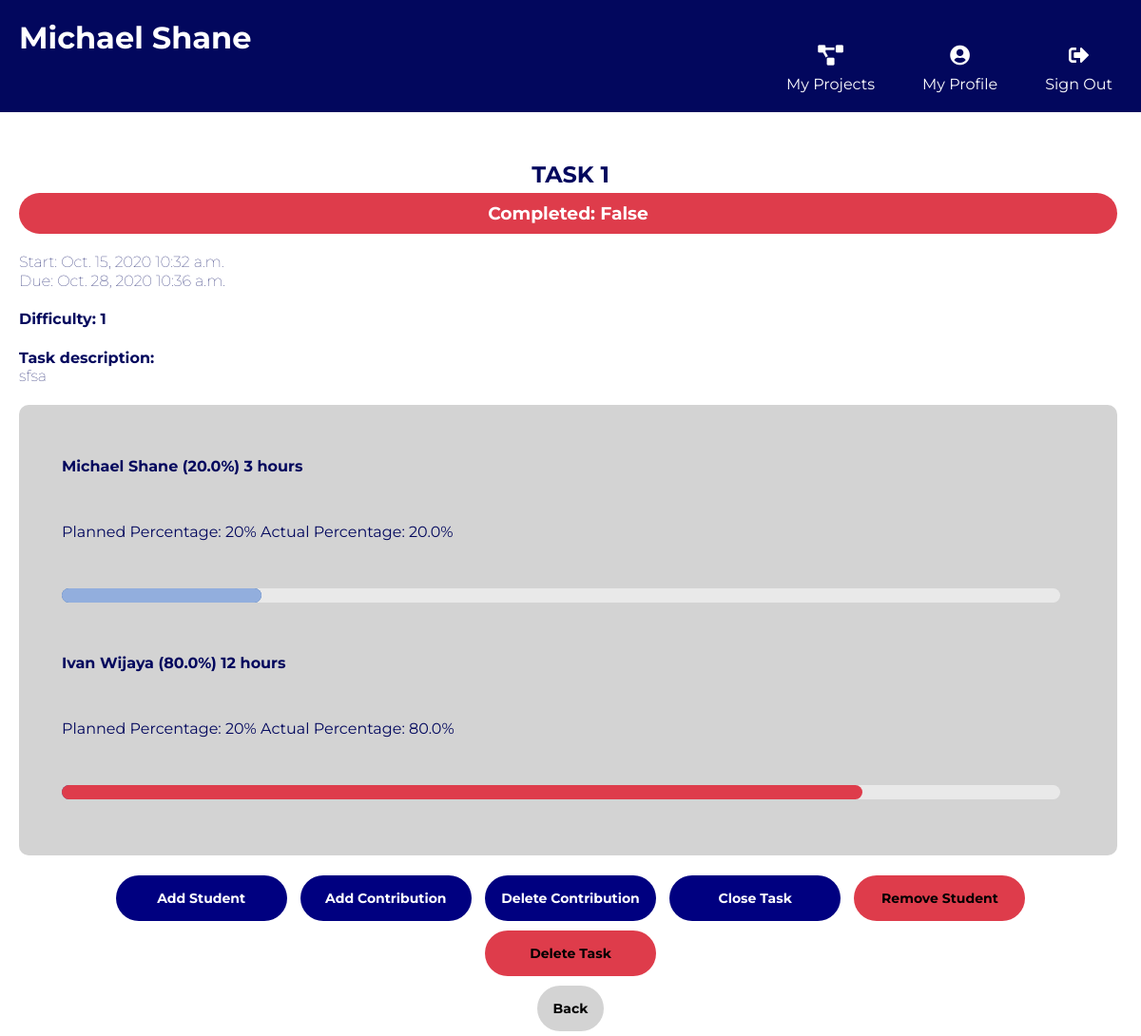
The app's page /dashboard/task-info/9/ (signed in) with its own data.
### projects/models.py (models this page shows, shortened)
class Task(models.Model):
    taskname = models.CharField(max_length=50)
    taskdesc = models.TextField(max_length=500)
    sourceproject = models.ForeignKey(Project, default=None, on_delete=models.CASCADE)
    task_done = models.BooleanField(default=False)
    start_date = models.DateField(default=None)
    start_time = models.TimeField(default=None)
    due_date = models.DateField(default=None)
    due_time = models.TimeField(default=None)
    difficulty = models.PositiveIntegerField(default=1)
    class Meta:
        verbose_name = "Task"
    def __str__(self):
        return str(self.taskname)

### projects/views.py (the view)
# urls.py: path('dashboard/task-info/<int:task>/', project_views.task_info, name='task-info'),
@login_required(login_url="/signin")
def task_info(response, task):
    members = []
    planned_prop = []
    prop = []
    plan = []
    time_percent = []
    time = []
    task = Task.objects.filter(pk=task)[0]
    project = task.sourceproject
    task_members = TaskStudents.objects.filter(task_id=task.id).values_list('student_id')
    try:
        TaskStudents.objects.get(task_id=task.id, student=response.user.id)
        isMember = True
    except ObjectDoesNotExist:
        isMember = False
    tasks = TaskStudents.objects.filter(task_id=task.id)
    task_time = []
    total_tasktime = 0
    planned_percent = []  # planned percent for each student
    for t in tasks:
        if t.task.sourceproject == project:
            planned_percent.append(t.plan_percent)
            task_time.append(t.time)
    for i in range(len(task_time)):
        total_tasktime += int(str(task_time[i]))
    for i in range(len(task_members)):
        if total_tasktime > 0:
            memberProportion = round(int(str(task_time[i])) / total_tasktime * 100, 2)
            memberPlannedProportion = round(planned_percent[i], 2)
            time_percent.append(
                round(TaskStudents.objects.get(student_id=task_members[i], task=task).time / total_tasktime * 100, 2))
        else:
            memberPlannedProportion = round(planned_percent[i], 2)
            memberProportion = 0
            time_percent.append(0)
        prop.append(memberProportion)
        planned_prop.append(memberPlannedProportion)
        members.append(
            str(User.objects.get(id=task_members[i][0]).get_full_name()) +
            " (" + str(memberProportion) + "%)")
        plan.append(TaskStudents.objects.get(student_id=task_members[i], task=task).plan_percent)
        time.append(TaskStudents.objects.get(student_id=task_members[i], task=task).time)
    data = zip(members, prop, planned_prop, plan, time, time_percent)
    arg = {
        "FullName": response.user.get_full_name,
        "Task": task,
        "Size": range(len(task_members)),
        "Data": data,
        "checkTeacher": response.user.is_staff,
        "inTask": isMember
    }
    response.session['project_id'] = str(task.sourceproject)
    response.session['task'] = task.id
    if task.task_done:
        arg['button_display'] = "none"
    else:
        arg['button_display'] = "block"
    r = close_task(response, task.id)
    if r:
        return redirect('/dashboard/task-info/' + str(task.id) + '/')
    s = delete_task(response, task.id)
    if s:
        return redirect('/dashboard/project-info/' + str(project.id) + '/')
    arg['Project'] = project.id
    return render(response, 'TaskInfo.html', arg)

### projects/models.py (called while the page is built)
    def __str__(self):
        return str(self.title)

### projects/views.py (called while the page is built)
@login_required(login_url="/signin")
def close_task(response, task):
    task = Task.objects.filter(pk=task)[0]
    curr = Task.objects.filter(id=task.id)[0]
    retVal = False
    if response.method == 'GET':
        if response.GET.get('yesbtn'):
            curr.completed()
            curr.save()
            retVal = True
    return retVal

@login_required(login_url="/signin")
def delete_task(response, task):
    task = Task.objects.filter(pk=task)[0]
    curr = Task.objects.filter(id=task.id)[0]
    retVal = False
    if response.method == 'GET':
        if response.GET.get('yesbtn1'):
            curr.delete()
            retVal = True
    return retVal

### projects/templates/TaskInfo.html (shortened to what this page needs)
<!DOCTYPE html>
<html lang="en">
{% extends 'newbase.html' %}
{% load static %}
{% block content %}
<body>
<link rel="stylesheet" type="text/css" href="{% static 'taskinfo/taskinfo.css' %}">
    <div class="container">
        <h2 class="task-name">{{ Task }}</h2>
        {% if Task.task_done == False %}
            <h3 id="complete" style="background-color: rgba(222, 60, 75, 1);"> Completed: {{ Task.task_done }} </h3>
        {% endif %}
        <h4 id="start"> Start: {{ Task.start_date }} {{ Task.start_time }}</h4>
        <h4 id="due"> Due: {{ Task.due_date }} {{ Task.due_time }}</h4>
        <h4> Difficulty: {{ Task.difficulty }}</h4>
        <h4> Task description: <br> <span style="font-weight:100;">{{ Task.taskdesc }}</span></h4>
        <div id="contribution">
        {% for mem, prop, planned_prop, plan, time, time_percent in Data %}
            <ul>
                <li id="mem"> {{ mem }} {{ time }} hours</li>
                <h7> Planned Percentage: {{ plan }}% </h7>
                <h7> Actual Percentage: {{ time_percent }}% </h7>
                <li id="percentBar">
                    {% if time_percent > plan %}
                        <div class="movingBar" style="width: calc(100% * {{prop}} / 105); max-width: 95%; background-color: rgba(222, 60, 75, 1);"></div>|
                    {% endif %}
                    {% if time_percent <= plan %}
                        <div class="movingBar" style="width: calc(100% * {{prop}} / 105);"></div>|
                    {% endif %}
                </li>
            </ul>
        {% endfor %}
        </div>
        {% if checkTeacher == False %}
        <div style="text-align: center;">
        <div id="buttons">
            <button id ="addContribution" onclick="location.href = '/dashboard/assign-members/'">
                Add Student
            </button>
            {% if  inTask == True %}
            <button id ="addContribution" onclick="location.href = '/dashboard/add-contribution/'">
                Add Contribution
            </button>
            <button id ="addContribution" onclick="location.href = '/dashboard/delete-contribution/'">
                Delete Contribution
            </button>
            {% endif %}
            <button id="closeTask">
                Close Task
            </button>
            <button id ="removeStudent" onclick="location.href = '/dashboard/delete-members/'">
                Remove Student
            </button>
            <button id="deleteTask">
                Delete Task
            </button>
        </div>
        </div>
        {% endif %}
        <form action = "{% url 'project-info' project=Project %}" method="post">
            <div style="text-align: center;">
            <button type="submit" id="backButton">Back</button>
            </div>
        </form>
    </div>
</body>
{% endblock %}

### main/templates/newbase.html (shortened to what this page needs)
<!DOCTYPE html>
<html lang="en">
<head>
    {% load static %}
    <link rel="stylesheet" type="text/css" href="{% static 'newbase/newbase.css' %}">
    <link rel="stylesheet" href="https://cdnjs.cloudflare.com/ajax/libs/font-awesome/5.14.0/css/all.min.css">
</head>
<body>
    <header>
        <h1 class="myName">{{FullName}}</h1>
        <ul>
            <li>
                <a href="{% url 'signout' %}">
                    <div class="icon">
                        <i class="fas fa-sign-out-alt fa-lg"></i>
                    </div>
                    <div class="name">Sign Out</div>
                </a>
            </li>
            <li>
                <a href="{% url 'profile' %}">
                    <div class="icon">
                        <i class="fa fa-user-circle fa-lg" aria-hidden="true"></i>
                    </div>
                    <div class="name">My Profile</div>
                </a>
            </li>
            <li>
                <a href="{% url 'dashboard' %}">
                    <div class="icon">
                        <i class="fas fa-project-diagram fa-lg"></i>
                    </div>
                    <div class="name">My Projects</div>
                </a>
            </li>
        </ul>
    </header>
    <div class="content">
        {% block content %}
        {% endblock %}
    </div>
</body>
</html>

### main/static/newbase/newbase.css (style rules this page uses)
body { margin: 0; padding: 0; font-family: 'Montserrat', sans-serif; color: white; }
.myName { color: white; float: left; padding: 0 0 0 0; margin: 0 0 0 0; }
header { position: fixed; background: rgba(2, 7, 93, 1); padding: 20px; width: 100%; z-index: 10; }
ul li { list-style: none; }
ul li a { text-decoration: none; color: white; float: right; margin: 0 50px 0 0; }
.icon { text-align: center; padding-bottom: 10px; margin-top: -20px; }

### projects/static/taskinfo/taskinfo.css (style rules this page uses)
body { font-family: 'Montserrat', sans-serif; color: rgba(2, 7, 93, 1); }
.container { margin: 150px 20px 0 20px; }
.task-name { text-align: center; text-transform: uppercase; margin: 0 0 0 0; }
#complete { text-align: center; color: white; margin: 5px 5px 20px 0; min-width: 200px; padding: 10px 10px 10px 10px; border-radius: 1000px }
#start, #due { font-weight: 100; margin: 0 0 1px 0; }
#contribution { background-color: rgba(211,211,211,1); margin: 0 5px 16px 0; padding: 5px 5px 5px 5px; border-radius: 10px; text-align: left; }
li { color: rgba(2, 7, 93, 1); position: relative; margin: 50px 0; list-style: none; }
#percentBar { color: rgba(211, 211, 211, 1); }
#mem { font-weight: bold; }
#percentBar:before { content:" "; position: absolute; left: 0; width: 95%; height: 15px; background-color: rgba(255, 255, 255, 0.5); border-radius: 1000px; }
.movingBar { content: " "; position: absolute; top: 0; left: 0; height: 15px; background-color: rgba(146, 174, 221, 1); border-radius: 1000px; animation-duration: 1s; animation-fill-mode: forwards; animation-name: bar; }
#buttons { display: inline; }
button, .btn { outline: 0; border: 0; text-align: center; padding: 15px 0px 15px 0px; margin: 5px 5px 5px 5px; width: 250px; font-size: 18px; font-weight: bold; border-radius: 25px; cursor: pointer; transition-duration: 0.4s; border: 0px; }
#addContribution, #closeTask { background-color: navy; font-size: 14px; width: 180px; color: white; font-family: 'Montserrat', sans-serif; font-weight: bold; padding: 15px 15px 15px 15px; margin: 5px 5px 5px 5px; border-radius: 30px; border: none; }
#deleteTask, #removeStudent { background-color: rgba(222, 60, 75, 1); font-size: 14px; width: 180px; color: black; font-family: 'Montserrat', sans-serif; font-weight: bold; padding: 15px 15px 15px 15px; margin: 5px 5px 5px 5px; border-radius: 30px; border: none; }
#backButton { background-color: rgba(211, 211,211, 1); font-size: 14px; width: 70px; height: auto; color: black; font-family: 'Montserrat', sans-serif; font-weight: bold; padding: 15px 15px 15px 15px; margin: 5px 5px 5px 5px; border-radius: 1000px; border: none; }

### records on screen
Task: taskname "TASK 1", task_done "False", start_date "Oct. 15, 2020", start_time "10:32 a.m.", due_date "Oct. 28, 2020", due_time "10:36 a.m.", difficulty "1", taskdesc "sfsa"

### other values on screen
{{ FullName }} "Michael Shane"
{{ mem }} "Michael Shane (20.0%)" "Ivan Wijaya (80.0%)"
{{ time }} "3" "12"
{{ plan }} "20" "20"
{{ time_percent }} "20.0" "80.0"
